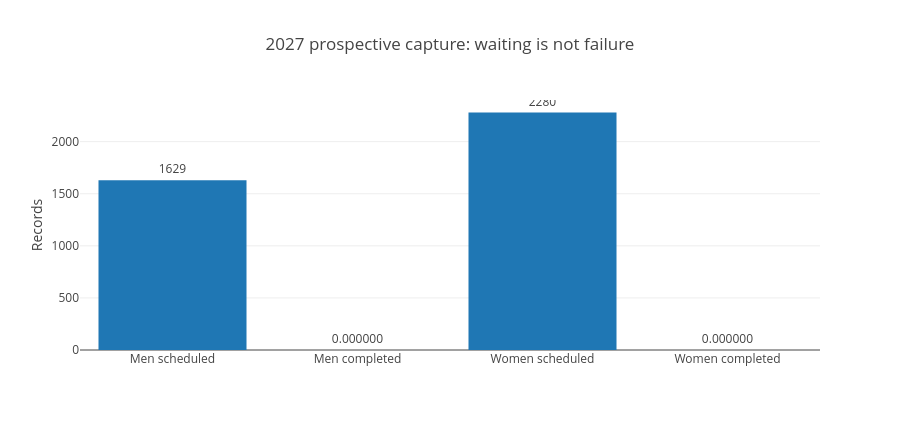

Write notebook code for a chart like this one.
### Markdown cell above
## 5. Prospective 2027 state
Schedule capture is already operating. Scheduled records are not treated as completed games, and official competition mappings / deadlines are left unset until available.

### Code cell
fig=go.Figure(go.Bar(x=['Men scheduled records','Men completed','Women scheduled records','Women completed'],y=[1629,0,2280,0])); fig.show()

### Figure 1 — Plotly figure (JSON) as saved in the notebook; plotly's stock layout.template omitted (floating-point values rounded to 4 significant figures)
{"data": [{"type": "bar", "x": ["Men scheduled", "Men completed", "Women scheduled", "Women completed"], "y": [1629, 0, 2280, 0], "text": ["1629", "0.000000", "2280", "0.000000"], "textposition": "outside"}], "layout": {"title": {"text": "2027 prospective capture: waiting is not failure"}, "yaxis": {"title": {"text": "Records"}}, "height": 430}}
